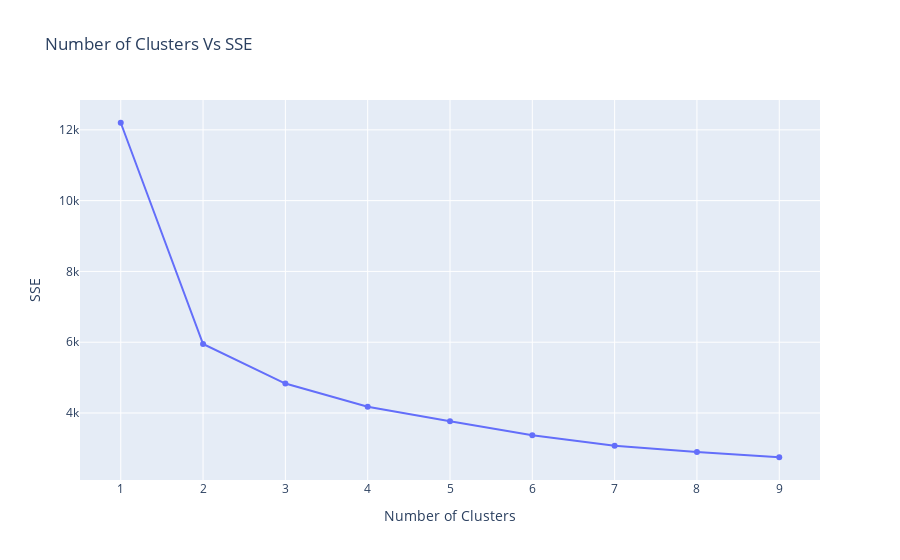

Source (notebook cell):
### Code cell
trace0=go.Scatter(type="scatter",
                   x=list(sse.keys()),
                  y=list(sse.values()))

data=[trace0]

layout = go.Layout(title = 'Number of Clusters Vs SSE ',xaxis=dict(title= 'Number of Clusters'),
                   yaxis=dict(title= 'SSE'))

    
fig = go.Figure(data=data, layout=layout)    
iplot(fig)

### Figure 1 — Plotly figure (JSON) as saved in the notebook; plotly's stock layout.template omitted (floating-point values rounded to 4 significant figures)
{"data": [{"type": "scatter", "x": [1, 2, 3, 4, 5, 6, 7, 8, 9], "y": [12200.0, 5949.0, 4832.0, 4178.0, 3764.0, 3370.0, 3077.0, 2898.0, 2750.0]}], "layout": {"title": {"text": "Number of Clusters Vs SSE "}, "xaxis": {"title": {"text": "Number of Clusters"}}, "yaxis": {"title": {"text": "SSE"}}}}
